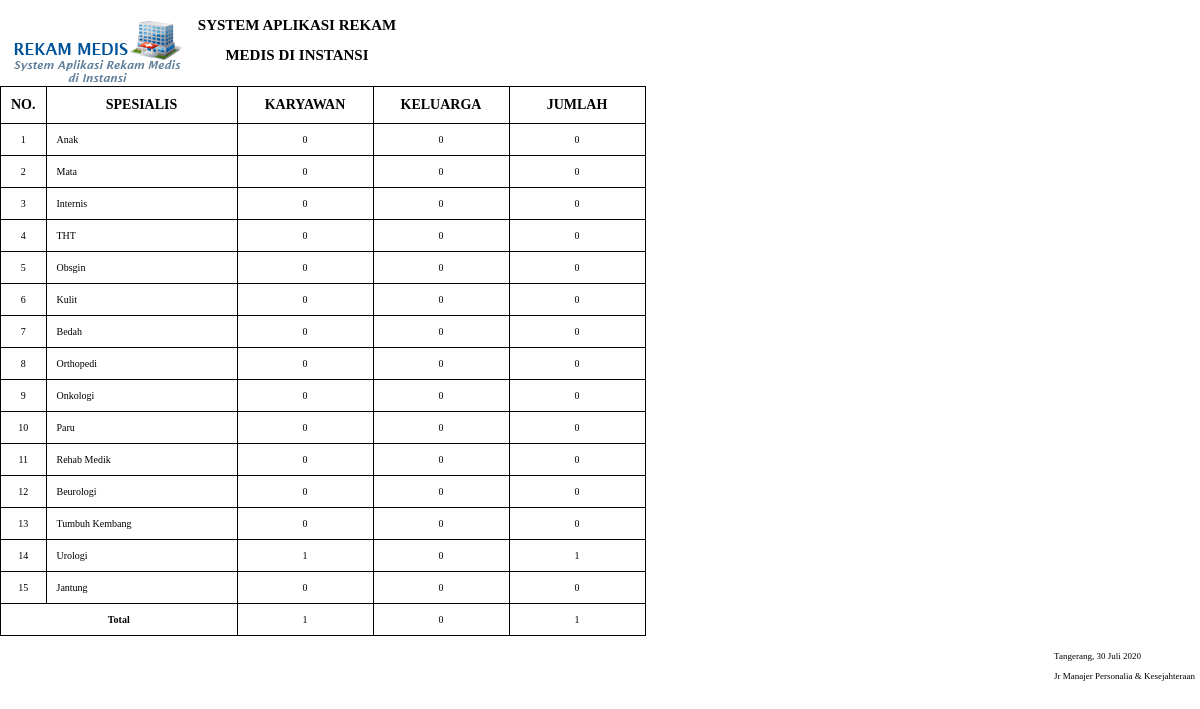
The app's page /laporan/konsep.php with its own data.
### tables this page shows
CREATE TABLE `konsul_spesial` (
  `id_spesialis` int(5) NOT NULL,
  `nama_spesialis` varchar(150) NOT NULL,
  `id_tindakan` int(5) NOT NULL
);

### config/fungsi_indotgl.php (called while the page is built, shortened)
<?php
	function tgl_indo($tgl){
			$tanggal = substr($tgl,8,2);
			$bulan = getBulan(substr($tgl,5,2));
			$tahun = substr($tgl,0,4);
			return $tanggal.' '.$bulan.' '.$tahun;
	}
	function getBulan($bln){
				switch ($bln){
					case 7:
						return "Juli";
						break;
				}
			}
?>

### laporan/konsep.php (the view, shortened to what this page needs)
<?php
include("../config/koneksi.php");
include("../config/fungsi_indotgl.php");
$tgl1 = $_GET['tgl1'];
$tgl2 = $_GET['tgl2'];
?>
<!doctype html>
<html>
<head>
    <link rel="stylesheet" type="text/css" href="../css/laporan.css">
</head>
<body>
    <div class="page">
        <div class="kop">
            <img src="../img/kop.png" id="kop">
            <div class="header">
                <h2>SYSTEM APLIKASI REKAM MEDIS DI INSTANSI</h2>
            </div>
        </div>
        <div class="batas"></div>
        <?php
        if ($tgl1 == '' and $tgl2 == '') {
            ?>
            <table class="table" border="1px">
                <tr class="head">
                    <td width="20">NO. </td>
                    <td width="170">SPESIALIS</td>
                    <td width="115">KARYAWAN </td>
                    <td width="115">KELUARGA</td>
                    <td width="115">JUMLAH</td>
                </tr>
                <?php
                $query = mysqli_query($conn, "SELECT * FROM konsul_spesial ORDER BY id_spesialis ASC");
                $no = 1;
                while ($r = mysqli_fetch_array($query)) {
                    ?>
                    <tr bgcolor="#fff">
                        <td align="center"><?php echo $no; ?></td>
                        <td><?php echo $r['nama_spesialis']; ?></td>
                        <td align="center"><?php
                                            $id_spesialis = $r['id_spesialis'];
                                            $queryKaryawan = mysqli_query($conn, "SELECT * FROM konsul_spesial, rekammedik, pasien WHERE konsul_spesial.id_spesialis=rekammedik.spesialis AND konsul_spesial.id_spesialis='$id_spesialis' AND pasien.kodePasien=rekammedik.kodepasien");
                                            echo $nKaryawan = mysqli_num_rows($queryKaryawan);
                                            ?></td>
                        <td align="center"><?php
                                            $id_spesialis = $r['id_spesialis'];
                                            $queryTang = mysqli_query($conn, "SELECT * FROM konsul_spesial, rekammedik, tanggungan WHERE konsul_spesial.id_spesialis=rekammedik.spesialis AND konsul_spesial.id_spesialis='$id_spesialis' AND tanggungan.kodeTanggungan=rekammedik.kodepasien");
                                            echo $nTang = mysqli_num_rows($queryTang);
                                            ?></td>
                        <td align="center"><?php echo $nKaryawan + $nTang; ?></td>
                    </tr>
                    <?php
                    $no++;
                }
                ?>
                <tr>
                    <td colspan="2" align="center">
                        <h4>Total</h4>
                    </td>
                    <td align="center"><?php
                                        $a = mysqli_query($conn, "SELECT * FROM rekammedik, pasien,konsul_spesial WHERE pasien.kodePasien=rekammedik.kodepasien AND konsul_spesial.id_spesialis=rekammedik.spesialis");
                                        echo $aa = mysqli_num_rows($a);
                                        ?></td>
                    <td align="center"><?php
                                        $b = mysqli_query($conn, "SELECT * FROM konsul_spesial, rekammedik, tanggungan WHERE konsul_spesial.id_spesialis=rekammedik.spesialis AND tanggungan.kodeTanggungan=rekammedik.kodepasien");
                                        echo $bb = mysqli_num_rows($b);
                                        ?></td>
                    <td align="center"><?php echo $aa + $bb; ?></td>
                </tr>
            </table>
        <?php
    }
    ?>
        <table border="0" style="float:right;" class="ttd">
            <tr>
                <td>Tangerang, <?php echo tgl_indo(date('Y-m-d')); ?></td>
            </tr>
            <tr>
                <td>Jr Manajer Personalia &amp; Kesejahteraan</td>
            </tr>
            <tr>
                <td></td>
            </tr>
            <tr>
                <td></td>
            </tr>
        </table>
    </div>
</body>
</html>

### css/laporan.css (style rules this page uses)
* { padding:0px; margin:0px; }
body { font-family:tahoma, 'sans-serif'; }
.batas { padding: 3px; }
#kop { float: left; }
.header { width: 400px; text-align: center; }
.kop { line-height:30px; }
.kop h2 { font-size: 15px; margin-top: 10px; }
table { border-collapse:collapse; margin-top: 10px; }
table .head td { background:#fff; text-align:center; font-size:14px; font-weight:bold; }
table tr td { border:1px solid #000; padding:10px; font-size:10px; }
.ttd { margin-left: 500px; margin-top: 10px; }
.ttd tr td { border:0px solid #000; padding:5px; font-size:9px; }

### records on screen
konsul_spesial: nama_spesialis "Anak", queryKaryawan "0", queryTang "0", nTang "0"
konsul_spesial: nama_spesialis "Mata", queryKaryawan "0", queryTang "0", nTang "0"
konsul_spesial: nama_spesialis "Internis", queryKaryawan "0", queryTang "0", nTang "0"
konsul_spesial: nama_spesialis "THT", queryKaryawan "0", queryTang "0", nTang "0"
konsul_spesial: nama_spesialis "Obsgin", queryKaryawan "0", queryTang "0", nTang "0"
konsul_spesial: nama_spesialis "Kulit", queryKaryawan "0", queryTang "0", nTang "0"
konsul_spesial: nama_spesialis "Bedah", queryKaryawan "0", queryTang "0", nTang "0"
konsul_spesial: nama_spesialis "Orthopedi", queryKaryawan "0", queryTang "0", nTang "0"
konsul_spesial: nama_spesialis "Onkologi", queryKaryawan "0", queryTang "0", nTang "0"
konsul_spesial: nama_spesialis "Paru", queryKaryawan "0", queryTang "0", nTang "0"
konsul_spesial: nama_spesialis "Rehab Medik", queryKaryawan "0", queryTang "0", nTang "0"
konsul_spesial: nama_spesialis "Beurologi", queryKaryawan "0", queryTang "0", nTang "0"
konsul_spesial: nama_spesialis "Tumbuh Kembang", queryKaryawan "0", queryTang "0", nTang "0"
konsul_spesial: nama_spesialis "Urologi", queryKaryawan "1", queryTang "0", nTang "1"
konsul_spesial: nama_spesialis "Jantung", queryKaryawan "0", queryTang "0", nTang "0"

### other values on screen
$aa = mysqli_num_rows($a) "1"
$bb = mysqli_num_rows($b) "0"
$aa + $bb "1"
